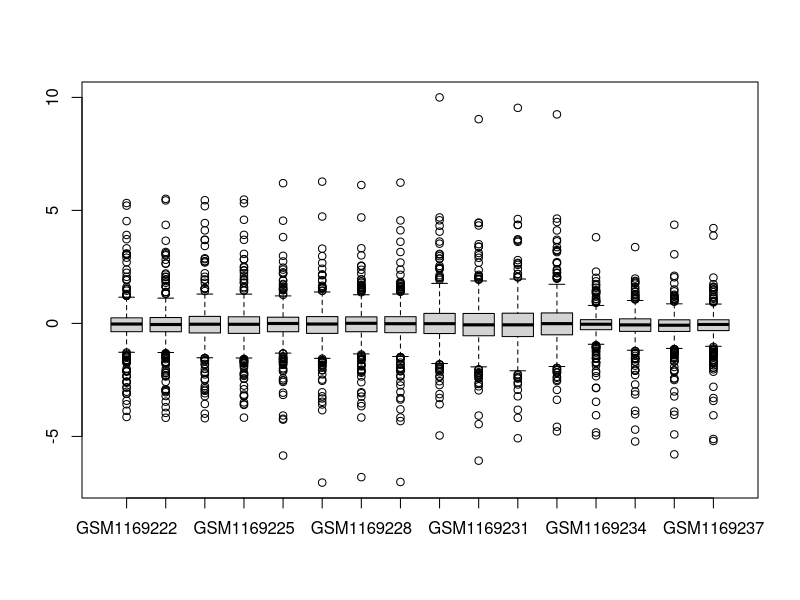

Write R code to recreate this figure.
library(dplyr)
library(plyr)
library(tidyselect)

setwd('D:/ScientificReports/GeneExpressionIntegration/')

expression_array=read.csv('GSE48135.txt',sep='\t')
idmap=read.csv('UniversalIDmap.csv')

colnames(expression_array)[1]='ID'

expr=join(idmap,expression_array,type='left')

boxplot(expr[,5:20])

summary(expr[,5:20])

df = subset(expr, select = -c(X,YeastID))

df_scaled=as.matrix(scale(df[,3:18]))

rownames(df_scaled)=df$ModelID

write.csv(df_scaled,'GeneExpressionNitrogenSources.csv')